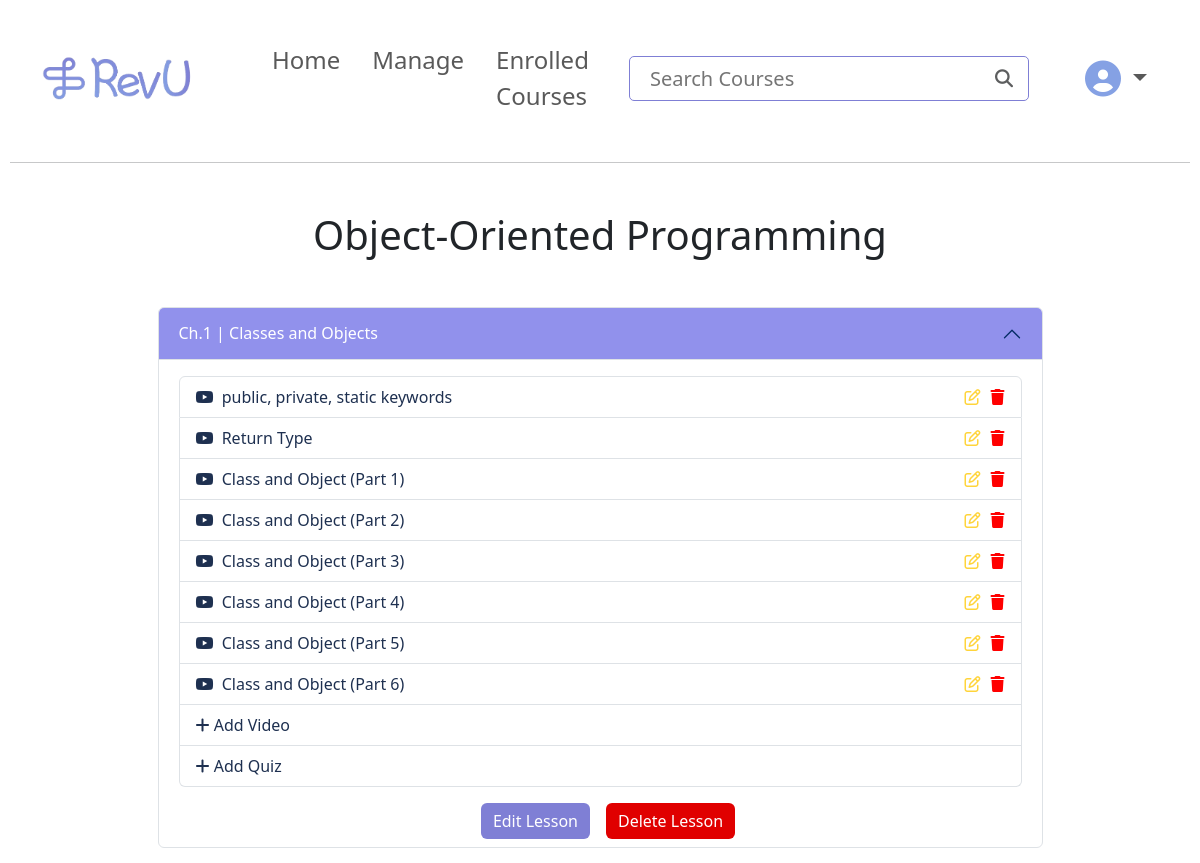
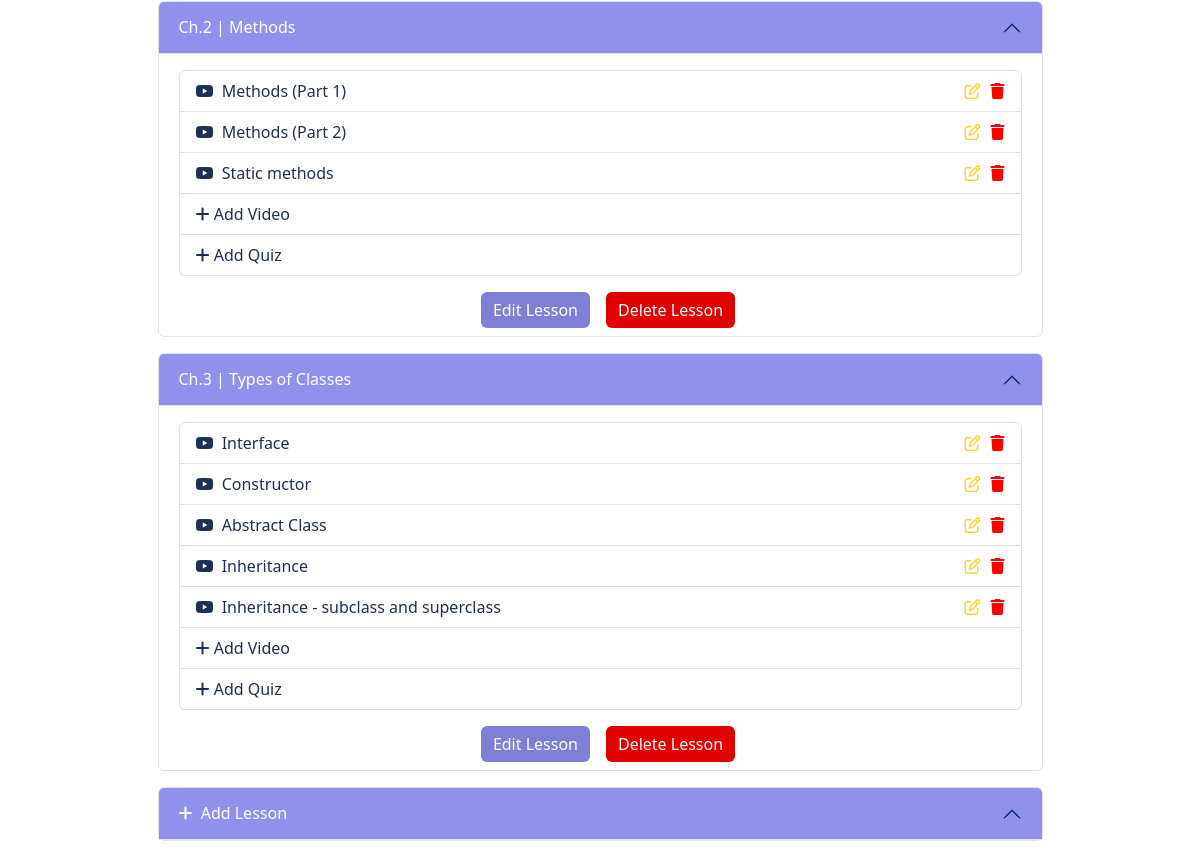
The page /courseContent/10 (signed in) on the database as committed earlier (2 pictures, top to bottom).
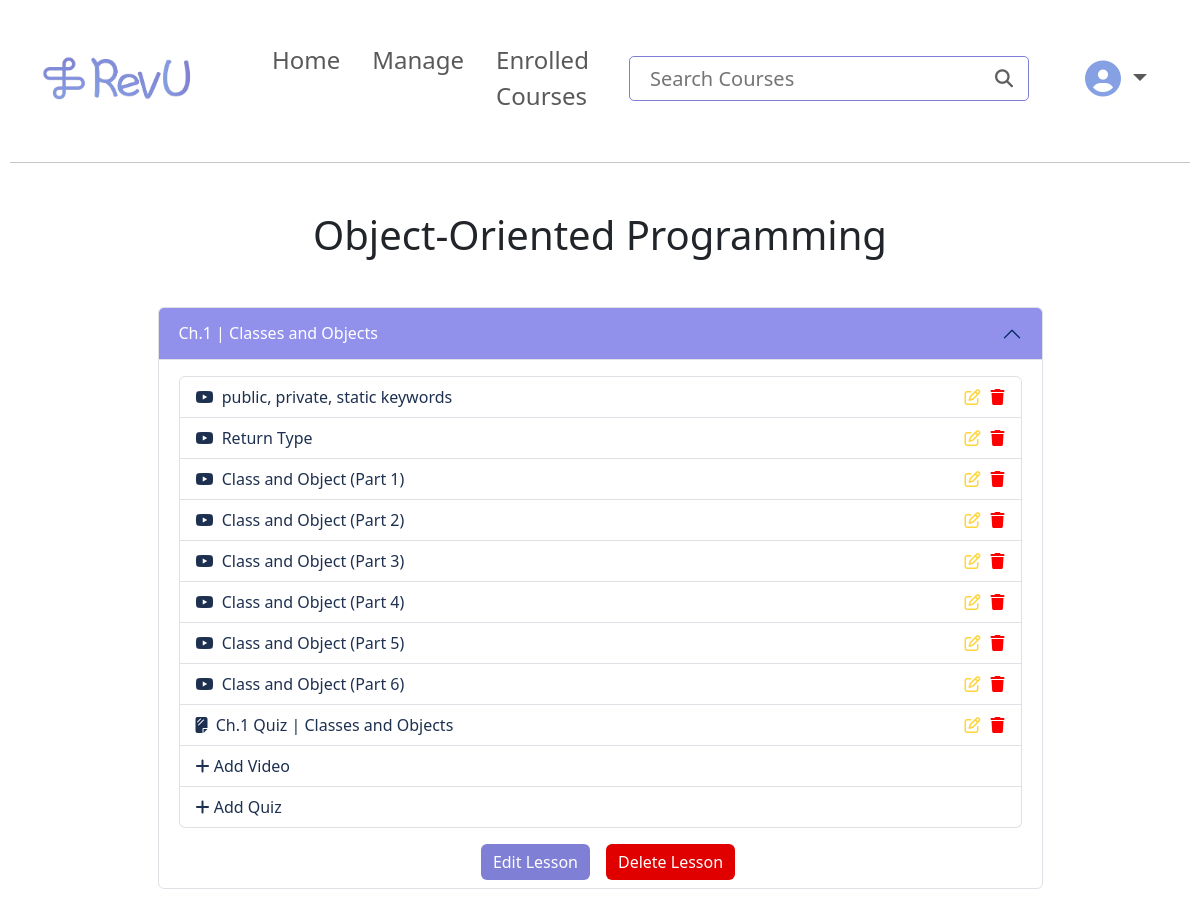
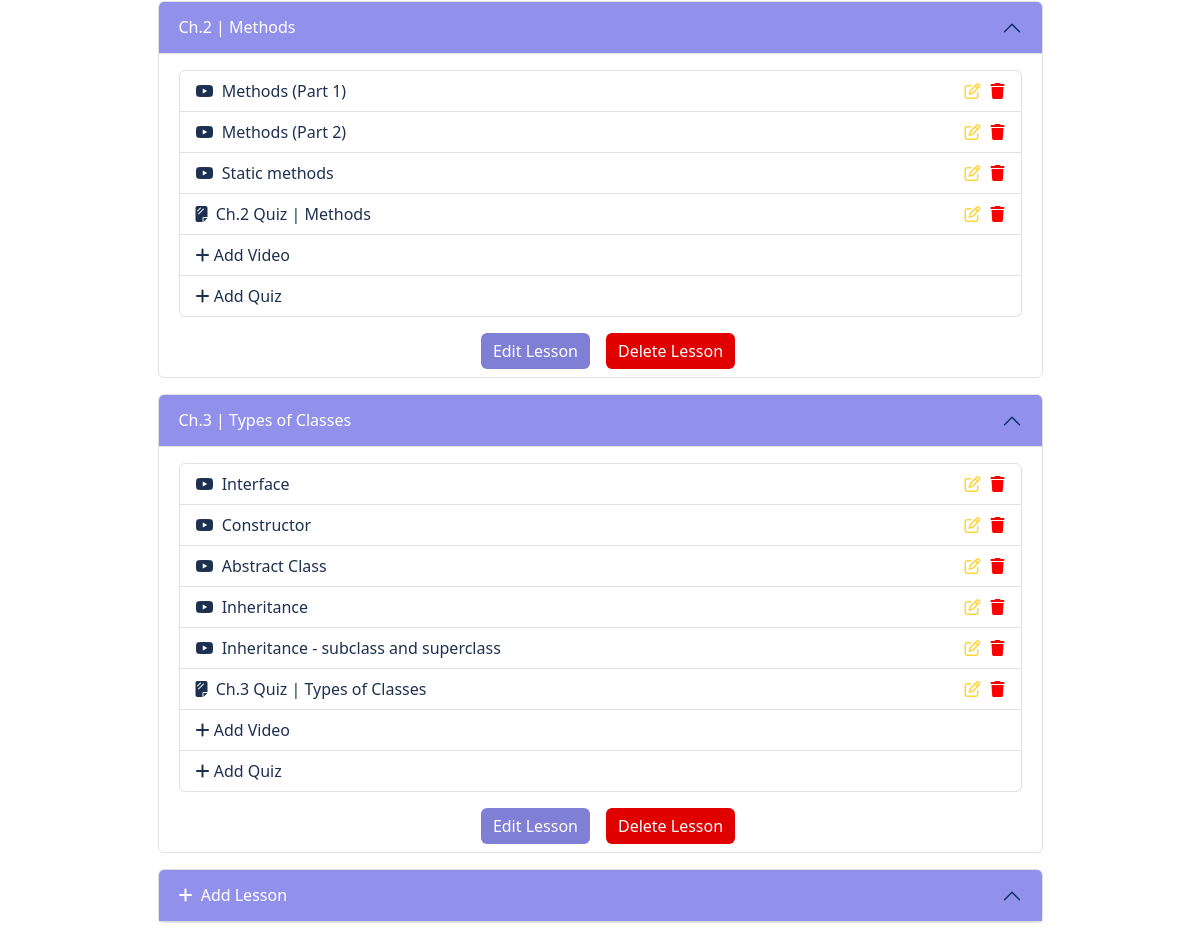
The same page on the database as committed later (2 pictures, top to bottom).
### revuCMS/models.py (models this page shows, shortened)
class Course(models.Model):
    title = models.CharField(max_length=20)
    description = models.CharField(max_length=100)
    imageUrl = models.CharField(max_length=300, default=None)
    isActive = models.BooleanField(default=True)
    owner = models.ForeignKey(User, on_delete=models.CASCADE, blank=True, null=True, related_name="user")
    category = models.ForeignKey(Category, on_delete=models.CASCADE, blank=True, null=True, related_name="category")
    enrollment = models.ManyToManyField(User, blank=True, null=True, related_name="CourseEnrollment")

class Lesson(models.Model):
    title = models.CharField(max_length=100)
    course = models.ForeignKey(Course, on_delete=models.CASCADE, blank=True, null=True, related_name='course')

class Video(models.Model):
    title = models.CharField(max_length=100)
    lesson = models.ForeignKey(Lesson, on_delete=models.CASCADE, blank=True, null=True, related_name='lesson')
    video = models.CharField(max_length=300)

class Quiz(models.Model):
    title = models.CharField(max_length=100)
    number_of_questions = models.IntegerField(blank=True, null=True)
    duration = models.PositiveIntegerField(help_text="duration of the quiz in minutes")
    required_score_to_pass = models.IntegerField(blank=True, null=True ,help_text="required score in %")
    difficulty = models.CharField(max_length=6, blank=True, null=True)
    lesson = models.ForeignKey(Lesson, on_delete=models.CASCADE, blank=True, null=True, related_name='quizLesson')

### revuCMS/views.py (the view)
# urls.py: path("courseContent/<int:id>", views.courseContent, name="courseContent"),
def courseContent(request, id):
    courseData = Course.objects.get(pk=id)
    lessons = Lesson.objects.filter(course=courseData)
    lesson_data = []
    for lesson in lessons:
        videos = Video.objects.filter(lesson=lesson)
        quizzes = Quiz.objects.filter(lesson=lesson)
        lesson_data.append({'lesson': lesson, 'videos': videos, 'quizzes': quizzes})
    currentUser = request.user
    for item in lesson_data:
        for video in item['videos']:
            user_progress = UserProgress.objects.filter(user=currentUser, video=video).first()
            video.is_completed = user_progress.is_completed if user_progress else False
    return render(request, 'revuCMS/courseContent.html', {
        "course": courseData,
        'lessons_with_videos': lesson_data,
    })

### revuCMS/templates/revuCMS/courseContent.html (shortened to what this page needs)
{% extends "revuCMS/layout.html" %}
{% block body %}
    <h1 class="my-5 text-center">{{ course.title }}</h1>
    {% for item  in lessons_with_videos %}
        <div class="accordion w-75 mx-auto my-3" id="accordionPanelsStayOpenExample">
            <div class="accordion-item">
                <h2 class="accordion-header">
                <button class="accordion-button" type="button" data-bs-toggle="collapse" data-bs-target="#panelsStayOpen-collapseOne" aria-expanded="true" aria-controls="panelsStayOpen-collapseOne" style="background-color: rgb(145, 145, 236); color: white;">
                {{ item.lesson.title }}
                </button>
                </h2>
                <div id="panelsStayOpen-collapseOne" class="accordion-collapse collapse show">
                    <div class="accordion-body">
                        <ul class="list-group">
                            {% for video in item.videos %}
                            <li class="list-group-item d-flex justify-content-between align-items-center">
                                <a style="color:rgb(30,48,80); text-decoration: none;" href="{{ video.video }}">
                                    <i class="fa-brands fa-youtube mr-1"></i>
                                    {{video.title}}
                                </a>
                                {% if user.is_superuser %}
                                <div class="ml-auto d-flex">
                                    <a style="color:rgb(30,48,80); text-decoration: none; margin-right: 10px; margin-left: 10px;" href="{% url 'editVid' id=video.id %}">
                                        <i class="fa-regular fa-pen-to-square" style="color: #FFD43B;"></i>
                                    </a>
                                    <a style="color:rgb(30,48,80); text-decoration: none;" href="{% url 'deleteVid' id=video.id %}">
                                        <i class="fa-solid fa-trash" style="color: #ff0000; display: inline-block;"></i>
                                    </a>
                                </div>
                                {% endif %}
                            </li>
                            {% endfor %}
                            {% for quiz in item.quizzes %}
                            <li class="list-group-item d-flex justify-content-between align-items-center">
                                <a style="color:rgb(30,48,80); text-decoration: none;" href="{% url 'quizInfo' id=quiz.id %}">
                                    <i class="fa-solid fa-sheet-plastic mr-1"></i>
                                    {{quiz.title}}
                                </a>
                                {% if user.is_superuser %}
                                <div class="ml-auto d-flex">
                                    <a style="color:rgb(30,48,80); text-decoration: none; margin-right: 10px; margin-left: 10px;" href="{% url 'editQuiz' id=quiz.id %}">
                                        <i class="fa-regular fa-pen-to-square" style="color: #FFD43B;"></i>
                                    </a>
                                    <a style="color:rgb(30,48,80); text-decoration: none;" href="{% url 'deleteQuiz' id=quiz.id %}">
                                        <i class="fa-solid fa-trash" style="color: #ff0000; display: inline-block;"></i>
                                    </a>
                                </div>
                                {% endif %}
                            </li>
                            {% endfor %}
                            {% if user.is_superuser %}
                            <li class="list-group-item">
                                <a style="color:rgb(30,48,80); text-decoration: none;" href="{% url 'addVid' id=item.lesson.id %}">
                                    <i class="fa-solid fa-plus"></i>
                                    Add Video
                                </a>
                            </li>
                            <li class="list-group-item">
                                <a style="color:rgb(30,48,80); text-decoration: none;" href="{% url 'addQuiz' id=item.lesson.id %}">
                                    <i class="fa-solid fa-plus"></i>
                                    Add Quiz
                                </a>
                            </li>
                            {% endif %}
                        </ul>
                    </div>
                </div>
                {% if user.is_superuser %}
                <div class="d-flex justify-content-center align-items-center">
                    <a class="btn btn-warning mb-2 mx-3" href="{% url 'editLesson' id=item.lesson.id %}" style="background-color: rgba(127,127,213,1); color: white; border: none;" onmouseover="this.style.backgroundColor='white'; this.style.border='1px solid rgba(127,127,213,1)'; this.style.color='rgba(127,127,213,1)'" onmouseout="this.style.backgroundColor='rgba(127,127,213,1)'; this.style.color='white'; this.style.border='none'">Edit Lesson</a>
                    <a class="btn btn-danger mb-2" href="{% url 'deleteLesson' id=item.lesson.id %}" style="background-color: rgb(224, 0, 0); color: white; border: none;" onmouseover="this.style.backgroundColor='white'; this.style.border='1px solid rgb(224, 0, 0)'; this.style.color='rgb(224, 0, 0)'" onmouseout="this.style.backgroundColor='rgb(224, 0, 0)'; this.style.color='white'; this.style.border='none'" >Delete Lesson</a>
                </div>
                {% endif %}
            </div>
        </div>
    {% endfor %}
    {% if user.is_superuser %}
    <div class="accordion w-75 mx-auto my-3" id="accordionPanelsStayOpenExample">
        <div class="accordion-item">
            <h2 class="accordion-header" >
            <div class="accordion-button" type="text" style="background-color: rgb(145, 145, 236);">
                <a style="color:rgb(30,48,80); text-decoration: none;" href="{% url 'addLesson' id=course.id %}" >
                    <i class="fa-solid fa-plus mr-1" style="color: white;"></i>
                    <span style="color: white;">Add Lesson</span>
                </a>
            </div>
            </h2>
        </div>
    </div>
    {% endif %}
{% endblock %}

### revuCMS/templates/revuCMS/layout.html (shortened to what this page needs)
{% load static %}
<!DOCTYPE html>
<html lang="en">
    <head>
        <link href="{% static 'revuCMS/styles.css' %}" rel="stylesheet">
        <link rel="stylesheet" href="https://stackpath.bootstrapcdn.com/bootstrap/4.4.1/css/bootstrap.min.css">
        <link rel="stylesheet" href="https://cdn.jsdelivr.net/npm/bootstrap@5.3.2/dist/css/bootstrap.min.css">
        <link rel="stylesheet" href="https://cdnjs.cloudflare.com/ajax/libs/font-awesome/6.5.1/css/all.min.css" />
    </head>
    <body>
        <nav class="navbar navbar-expand-lg bg-transparent">
            <div class="container">
                <a href="{% url 'index' %}">
                    <img src="{% static 'revuCMS/Logo.png' %}" class="img-fluid rounded-start" style="max-width: 150px; height: auto; margin-right: 4rem;" alt="Logo">
                </a>
                <div class="sidebar offcanvas offcanvas-end" tabindex="-1" id="offcanvasNavbar" aria-labelledby="offcanvasNavbarLabel">
                    <div class="offcanvas-body">
                        <ul class="navbar-nav justify-content-first flex-grow-1 pe-3 my-2">
                            <li class="nav-item mx-2 my-2">
                                <a class="nav-link" id="home" style="font-size: 24px;" href="{% url 'index' %}">Home</a>
                            </li>
                            {% if user.is_authenticated %}
                                {% if user.is_superuser %}
                                    <li class="nav-item mx-2 my-2">
                                        <a class="nav-link" style="font-size: 24px;" href="{% url 'manage' %}">Manage</a>
                                    </li>
                                {% endif %}
                                <li class="nav-item mx-2 my-2">
                                    <a class="nav-link" style="font-size: 24px;" href="{% url 'enrolledCourses' %}">Enrolled Courses</a>
                                </li>
                                <div class="d-flex justify-content-center align-items-center gap-3" style="margin-left: 1rem; margin-right: 2rem;">
                                    <form class="d-flex  my-2 mx-2 " role="search" action="{% url 'search' %}" method="POST" style="background: transparent; border-radius: 5px; position: relative;">
                                        <input type="text" class="search" name="q" placeholder="Search Courses" style="width: 25rem; height: 100%; display: block; border-radius: 5px; font-size: 20px; padding: 8px 40px 8px 20px; border: 1px solid #7f7fd5; :focus { outline: none; }">
                                        <button type="submit" style=" position: absolute; top: 0; right: 0; width: 50px; height: 100%; border-radius: 50%; cursor: pointer; border: none; background: none;
                                        font-size: 18px;"><i class="fa-solid fa-magnifying-glass" style="color: rgb(93, 94, 95); :hover {color: rgb(162, 163, 163);}"></i></button>
                                    </form>
                                </div>
                                <li class="nav-item dropdown mx-2 my-2 d-flex justify-content-center align-items-center gap-3 ml-auto">
                                    <a class="nav-link dropdown-toggle" href="#" style="font-size: 24px;" role="button" data-bs-toggle="dropdown" aria-expanded="false">
                                        <i class="fa-solid fa-circle-user fa-xl" style="color: #85a1e4;"></i>
                                    </a>
                                </li>
                            {% endif %}
                        </ul>
                    </div>
                </div>
            </div>
        </nav>
        <hr>
        {% block body %}
        {% endblock %}
    </body>
</html>

### revuCMS/static/revuCMS/styles.css (style rules this page uses)
body { padding: 10px; }

Rows that differ between the two databases and show on the page:
added Quiz: title "Ch.1 Quiz | Classes and Objects", shown under Lesson "Ch.1 | Classes and Objects"
added Quiz: title "Ch.2 Quiz | Methods", shown under Lesson "Ch.2 | Methods"
added Quiz: title "Ch.3 Quiz | Types of Classes", shown under Lesson "Ch.3 | Types of Classes"
